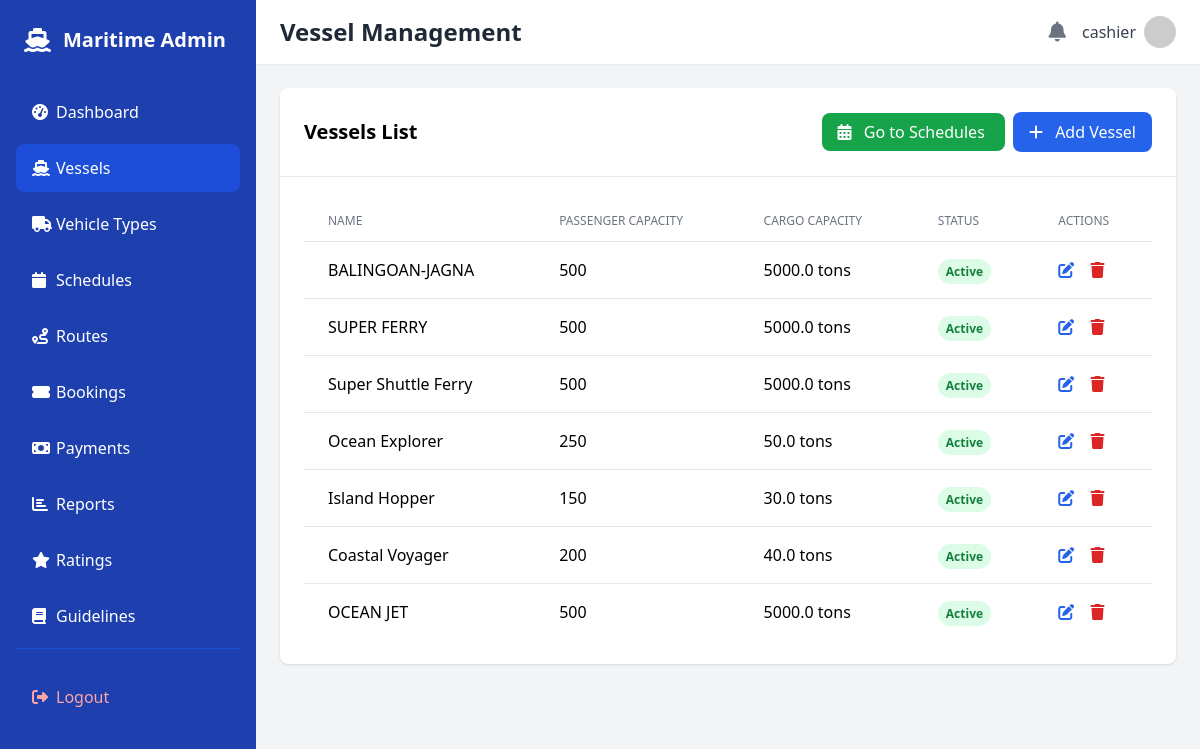
The page /dashboard/vessels/ (signed in) on the database its author committed.
### trip/models.py (models this page shows, shortened)
class Vessel(models.Model):
    name = models.CharField(max_length=100)
    capacity_passengers = models.PositiveIntegerField()
    capacity_cargo = models.FloatField(help_text="Capacity in metric tons")
    active = models.BooleanField(default=True)

### trip/views.py (the view)
# urls.py: path('dashboard/vessels/', views.vessel_list, name='vessels'),
@login_required
@staff_member_required
def vessel_list(request):
    vessels = Vessel.objects.all().prefetch_related('schedule_set')
    search_query = request.GET.get('search', '')
    if search_query:
        vessels = vessels.filter(
            Q(name__icontains=search_query) |
            Q(capacity__icontains=search_query) |
            Q(vessel_type__icontains=search_query)
        )
    page = request.GET.get('page', 1)
    paginator = Paginator(vessels, 10)  # Show 10 vessels per page
    try:
        vessels = paginator.page(page)
    except PageNotAnInteger:
        vessels = paginator.page(1)
    except EmptyPage:
        vessels = paginator.page(paginator.num_pages)
    context = {
        'vessels': vessels,
        'search_query': search_query,
        'active_tab': 'vessels'
    }
    return render(request, 'dashboard/vessels.html', context)

### trip/views.py (called while the page is built)
def get_notification_context(request):
    if request.user.is_authenticated:
        pending_payments_count = Booking.objects.filter(is_paid=False).count()
        return {
            'pending_payments_count': pending_payments_count
        }
    return {'pending_payments_count': 0}

### templates/dashboard/vessels.html (shortened to what this page needs)
{% extends 'dashboard/base.html' %}
{% block header %}Vessel Management{% endblock %}
{% block content %}
<div class="bg-white rounded-lg shadow">
    <div class="p-6 border-b border-gray-200 flex justify-between items-center">
        <h2 class="text-xl font-semibold">Vessels List</h2>
        <div>
            <a href="{% url 'schedules' %}" class="bg-green-600 text-white px-4 py-2 rounded-lg hover:bg-green-700 mr-2">
                <i class="fas fa-calendar-alt mr-2"></i> Go to Schedules
            </a>
            <button id="openAddVesselModal" class="bg-blue-600 text-white px-4 py-2 rounded-lg hover:bg-blue-700">
                <i class="fas fa-plus mr-2"></i> Add Vessel
            </button>
        </div>
    </div>
    <div class="p-6">
        <div class="overflow-x-auto">
            <table class="min-w-full divide-y divide-gray-200">
                <thead>
                    <tr>
                        <th class="px-6 py-3 text-left text-xs font-medium text-gray-500 uppercase">Name</th>
                        <th class="px-6 py-3 text-left text-xs font-medium text-gray-500 uppercase">Passenger Capacity</th>
                        <th class="px-6 py-3 text-left text-xs font-medium text-gray-500 uppercase">Cargo Capacity</th>
                        <th class="px-6 py-3 text-left text-xs font-medium text-gray-500 uppercase">Status</th>
                        <th class="px-6 py-3 text-left text-xs font-medium text-gray-500 uppercase">Actions</th>
                    </tr>
                </thead>
                <tbody class="divide-y divide-gray-200">
                    {% for vessel in vessels %}
                    <tr>
                        <td class="px-6 py-4">{{ vessel.name }}</td>
                        <td class="px-6 py-4">{{ vessel.capacity_passengers }}</td>
                        <td class="px-6 py-4">{{ vessel.capacity_cargo }} tons</td>
                        <td class="px-6 py-4">
                            {% if vessel.active %}
                            <span class="px-2 py-1 text-xs font-semibold text-green-700 bg-green-100 rounded-full">Active</span>
                            {% else %}
                            <span class="px-2 py-1 text-xs font-semibold text-red-700 bg-red-100 rounded-full">Inactive</span>
                            {% endif %}
                        </td>
                        <td class="px-6 py-4">
                            <button onclick="openEditVesselModal('{{ vessel.id }}', '{{ vessel.name }}', {{ vessel.capacity_passengers }}, {{ vessel.capacity_cargo }}, {{ vessel.active|yesno:'true,false' }})"
                                    class="text-blue-600 hover:text-blue-800 mr-3">
                                <i class="fas fa-edit"></i>
                            </button>
                            <button onclick="deleteVessel('{{ vessel.id }}')"
                                    class="text-red-600 hover:text-red-800">
                                <i class="fas fa-trash"></i>
                            </button>
                        </td>
                    </tr>
                    {% endfor %}
                </tbody>
            </table>
        </div>
    </div>
</div>
{% endblock %}

### templates/dashboard/base.html (shortened to what this page needs)
<!DOCTYPE html>
<html lang="en">
<head>
    <script src="https://cdn.tailwindcss.com"></script>
    <link rel="stylesheet" href="https://cdnjs.cloudflare.com/ajax/libs/font-awesome/6.4.2/css/all.min.css">
</head>
<body class="bg-gray-100">
    <div class="flex min-h-screen">
        <aside class="bg-blue-800 text-white w-64 min-h-screen px-4 py-6">
            <div class="flex items-center mb-8 px-2">
                <i class="fas fa-ship text-2xl"></i>
                <span class="ml-3 text-xl font-bold">Maritime Admin</span>
            </div>
            <nav class="space-y-2">
                <a href="{% url 'dashboard' %}" class="flex items-center px-4 py-3 hover:bg-blue-700 rounded-lg {% if request.resolver_match.url_name == 'dashboard' %}bg-blue-700{% endif %}">
                    <i class="fas fa-tachometer-alt w-6"></i>
                    <span>Dashboard</span>
                </a>
                <a href="{% url 'vessels' %}" class="flex items-center px-4 py-3 hover:bg-blue-700 rounded-lg {% if request.resolver_match.url_name == 'vessels' %}bg-blue-700{% endif %}">
                    <i class="fas fa-ship w-6"></i>
                    <span>Vessels</span>
                </a>
                <a href="#" class="flex items-center px-4 py-3 hover:bg-blue-700 rounded-lg"
                   onclick="openVehicleTypesModal()">
                    <i class="fas fa-truck w-6"></i>
                    <span>Vehicle Types</span>
                </a>
                <a href="{% url 'dashboard_schedules' %}" class="flex items-center px-4 py-3 hover:bg-blue-700 rounded-lg {% if request.resolver_match.url_name == 'dashboard_schedules' %}bg-blue-700{% endif %}">
                    <i class="fas fa-calendar w-6"></i>
                    <span>Schedules</span>
                </a>
                <a href="{% url 'route_list' %}" class="flex items-center px-4 py-3 hover:bg-blue-700 rounded-lg {% if request.resolver_match.url_name == 'route_list' %}bg-blue-700{% endif %}">
                    <i class="fas fa-route w-6"></i>
                    <span>Routes</span>
                </a>
                <a href="{% url 'booking_list' %}" class="flex items-center px-4 py-3 hover:bg-blue-700 rounded-lg {% if request.resolver_match.url_name == 'booking_list' %}bg-blue-700{% endif %}">
                    <i class="fas fa-ticket-alt w-6"></i>
                    <span>Bookings</span>
                </a>
                <a href="{% url 'payments' %}" class="flex items-center px-4 py-3 hover:bg-blue-700 rounded-lg {% if request.resolver_match.url_name == 'payments' %}bg-blue-700{% endif %}">
                    <i class="fas fa-money-bill w-6"></i>
                    <span>Payments</span>
                </a>
                <a href="{% url 'reports' %}" class="flex items-center px-4 py-3 hover:bg-blue-700 rounded-lg {% if request.resolver_match.url_name == 'reports' %}bg-blue-700{% endif %}">
                    <i class="fas fa-chart-bar w-6"></i>
                    <span>Reports</span>
                </a>
                <a href="{% url 'ratings' %}" class="flex items-center px-4 py-3 hover:bg-blue-700 rounded-lg {% if request.resolver_match.url_name == 'ratings' %}bg-blue-700{% endif %}">
                    <i class="fas fa-star w-6"></i>
                    <span>Ratings</span>
                </a>
                <a href="{% url 'guidelines' %}" class="flex items-center px-4 py-3 hover:bg-blue-700 rounded-lg {% if request.resolver_match.url_name == 'guidelines' %}bg-blue-700{% endif %}">
                    <i class="fas fa-book w-6"></i>
                    <span>Guidelines</span>
                </a>
                <div class="pt-6 mt-6 border-t border-blue-700">
                    <a href="{% url 'logout' %}" class="flex items-center px-4 py-3 hover:bg-blue-700 rounded-lg text-red-300 hover:text-white">
                        <i class="fas fa-sign-out-alt w-6"></i>
                        <span>Logout</span>
                    </a>
                </div>
            </nav>
        </aside>
        <div class="flex-1">
            <header class="bg-white shadow-sm">
                <div class="flex items-center justify-between px-6 py-4">
                    <h1 class="text-2xl font-bold text-gray-800">{% block header %}{% endblock %}</h1>
                    <div class="flex items-center space-x-4">
                        <div class="relative">
                            <button
                                class="text-gray-500 hover:text-gray-700"
                                hx-get="{% url 'get_notifications' %}"
                                hx-target="#notifications-dropdown"
                                hx-trigger="click"
                                onclick="toggleNotifications()">
                                <i class="fas fa-bell text-xl"></i>
                            </button>
                        </div>
                        <div class="flex items-center space-x-2">
                            <span class="text-gray-700">{{ user.username }}</span>
                            <img src="https://ui-avatars.com/api/?name={{ user.username }}" alt="{{ user.username }}" class="w-8 h-8 rounded-full">
                        </div>
                    </div>
                </div>
            </header>
            <main class="p-6">
                {% block content %}{% endblock %}
            </main>
        </div>
    </div>
</body>
</html>

### rows shown on the page
Vessel: name "BALINGOAN-JAGNA", capacity_passengers "500", capacity_cargo "5000.0", active "Active"
Vessel: name "SUPER FERRY", capacity_passengers "500", capacity_cargo "5000.0", active "Active"
Vessel: name "Super Shuttle Ferry", capacity_passengers "500", capacity_cargo "5000.0", active "Active"
Vessel: name "Ocean Explorer", capacity_passengers "250", capacity_cargo "50.0", active "Active"
Vessel: name "Island Hopper", capacity_passengers "150", capacity_cargo "30.0", active "Active"
Vessel: name "Coastal Voyager", capacity_passengers "200", capacity_cargo "40.0", active "Active"
Vessel: name "OCEAN JET", capacity_passengers "500", capacity_cargo "5000.0", active "Active"

### other values the page prints
{{ user.username }} "cashier"
